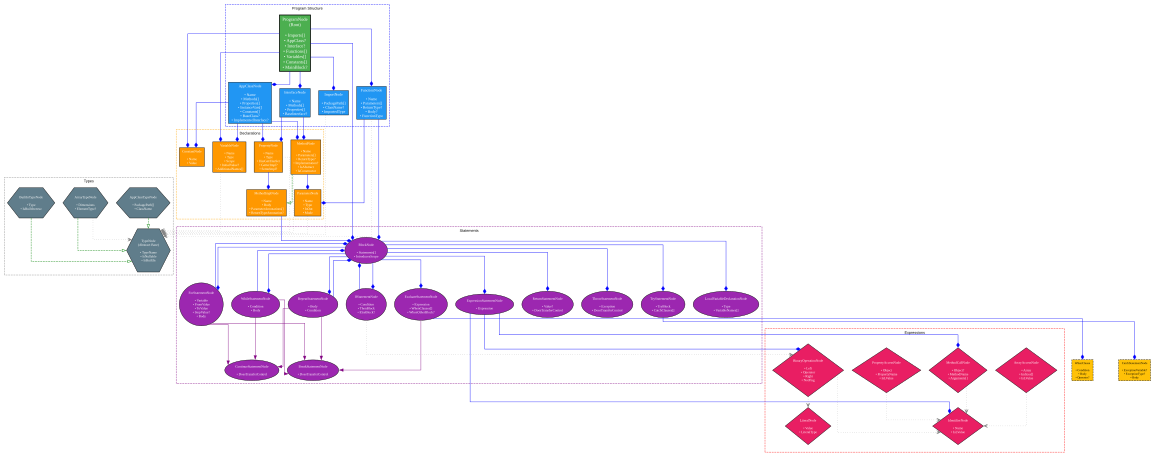

Source code (Python):
#!/usr/bin/env python3
"""
AST Node Hierarchy Chart Generator v1.1 for AppRefiner Self-Hosted Parser

Based on V1 with targeted fixes:
- Better edge routing to avoid misleading connections
- Connect BreakStatementNode to loop constructs
- Keep the clean, organized layout from V1
"""

import graphviz
import os
from typing import Dict, List, Tuple

def create_ast_hierarchy_chart():
    """Create AST hierarchy chart v1.1 - V1 with targeted improvements."""
    
    # Create a new directed graph with V1's successful attributes
    dot = graphviz.Digraph(
        name='ast_hierarchy_v1_1',
        comment='PeopleCode Self-Hosted Parser AST Node Hierarchy v1.1',
        format='svg'
    )
    
    # Keep V1's proven layout settings
    dot.attr(
        rankdir='TB',  # Top to bottom layout
        size='12,8',   # Max size in inches (roughly 1200x800px)
        ratio='compress',
        bgcolor='white',
        fontname='Arial',
        fontsize='10',
        splines='ortho',  # Keep orthogonal edges but with better routing
        nodesep='0.3',   # V1's spacing
        ranksep='0.4',   # V1's spacing
        concentrate='false'  # Don't merge edges for clearer routing
    )
    
    # Keep V1's successful node styles exactly
    node_styles = {
        'root': {
            'shape': 'box',
            'style': 'filled,bold',
            'fillcolor': '#4CAF50',
            'fontcolor': 'white',
            'fontsize': '12'
        },
        'program_component': {
            'shape': 'box',
            'style': 'filled',
            'fillcolor': '#2196F3',
            'fontcolor': 'white',
            'fontsize': '10'
        },
        'declaration': {
            'shape': 'box',
            'style': 'filled',
            'fillcolor': '#FF9800',
            'fontcolor': 'white',
            'fontsize': '9'
        },
        'statement': {
            'shape': 'ellipse',
            'style': 'filled',
            'fillcolor': '#9C27B0',
            'fontcolor': 'white',
            'fontsize': '9'
        },
        'expression': {
            'shape': 'diamond',
            'style': 'filled',
            'fillcolor': '#E91E63',
            'fontcolor': 'white',
            'fontsize': '9'
        },
        'type': {
            'shape': 'hexagon',
            'style': 'filled',
            'fillcolor': '#607D8B',
            'fontcolor': 'white',
            'fontsize': '9'
        },
        'utility': {
            'shape': 'box',
            'style': 'filled,dashed',
            'fillcolor': '#FFC107',
            'fontcolor': 'black',
            'fontsize': '8'
        }
    }
    
    # Keep V1's edge styles, add one for control flow
    edge_styles = {
        'contains': {'color': 'blue', 'style': 'solid', 'arrowhead': 'diamond'},
        'implements': {'color': 'green', 'style': 'dashed', 'arrowhead': 'empty'},
        'references': {'color': 'gray', 'style': 'dotted', 'arrowhead': 'vee'},
        'control_flow': {'color': 'purple', 'style': 'solid', 'arrowhead': 'normal'}  # New for break/continue
    }
    
    # Keep V1's successful node definitions with minor additions
    nodes = [
        # Root node - same as V1
        ('ProgramNode', 'root', 'ProgramNode\\n(Root)\\n\\n• Imports[]\\n• AppClass?\\n• Interface?\\n• Functions[]\\n• Variables[]\\n• Constants[]\\n• MainBlock?'),
        
        # Program-level components (second tier) - same as V1
        ('ImportNode', 'program_component', 'ImportNode\\n\\n• PackagePath[]\\n• ClassName?\\n• ImportedType'),
        ('AppClassNode', 'program_component', 'AppClassNode\\n\\n• Name\\n• Methods[]\\n• Properties[]\\n• InstanceVars[]\\n• Constants[]\\n• BaseClass?\\n• ImplementedInterface?'),
        ('InterfaceNode', 'program_component', 'InterfaceNode\\n\\n• Name\\n• Methods[]\\n• Properties[]\\n• BaseInterface?'),
        ('FunctionNode', 'program_component', 'FunctionNode\\n\\n• Name\\n• Parameters[]\\n• ReturnType?\\n• Body?\\n• FunctionType'),
        
        # Declaration nodes (third tier) - same as V1
        ('MethodNode', 'declaration', 'MethodNode\\n\\n• Name\\n• Parameters[]\\n• ReturnType?\\n• Implementation?\\n• IsAbstract\\n• IsConstructor'),
        ('PropertyNode', 'declaration', 'PropertyNode\\n\\n• Name\\n• Type\\n• HasGet/HasSet\\n• GetterImpl?\\n• SetterImpl?'),
        ('VariableNode', 'declaration', 'VariableNode\\n\\n• Name\\n• Type\\n• Scope\\n• InitialValue?\\n• AdditionalNames[]'),
        ('ConstantNode', 'declaration', 'ConstantNode\\n\\n• Name\\n• Value'),
        ('ParameterNode', 'declaration', 'ParameterNode\\n\\n• Name\\n• Type\\n• IsOut\\n• Mode'),
        ('MethodImplNode', 'declaration', 'MethodImplNode\\n\\n• Name\\n• Body\\n• ParameterAnnotations[]\\n• ReturnTypeAnnotation?'),
        
        # Core statement nodes - same as V1
        ('BlockNode', 'statement', 'BlockNode\\n\\n• Statements[]\\n• IntroducesScope'),
        ('IfStatementNode', 'statement', 'IfStatementNode\\n\\n• Condition\\n• ThenBlock\\n• ElseBlock?'),
        ('ForStatementNode', 'statement', 'ForStatementNode\\n\\n• Variable\\n• FromValue\\n• ToValue\\n• StepValue?\\n• Body'),
        ('WhileStatementNode', 'statement', 'WhileStatementNode\\n\\n• Condition\\n• Body'),
        ('RepeatStatementNode', 'statement', 'RepeatStatementNode\\n\\n• Body\\n• Condition'),
        ('EvaluateStatementNode', 'statement', 'EvaluateStatementNode\\n\\n• Expression\\n• WhenClauses[]\\n• WhenOtherBlock?'),
        ('TryStatementNode', 'statement', 'TryStatementNode\\n\\n• TryBlock\\n• CatchClauses[]'),
        
        # Control flow statements
        ('ReturnStatementNode', 'statement', 'ReturnStatementNode\\n\\n• Value?\\n• DoesTransferControl'),
        ('ThrowStatementNode', 'statement', 'ThrowStatementNode\\n\\n• Exception\\n• DoesTransferControl'),
        ('BreakStatementNode', 'statement', 'BreakStatementNode\\n\\n• DoesTransferControl'),
        ('ContinueStatementNode', 'statement', 'ContinueStatementNode\\n\\n• DoesTransferControl'),
        ('ExpressionStatementNode', 'statement', 'ExpressionStatementNode\\n\\n• Expression'),
        ('LocalVariableDeclarationNode', 'statement', 'LocalVariableDeclarationNode\\n\\n• Type\\n• VariableNames[]'),
        
        # Key expression nodes - same as V1
        ('BinaryOperationNode', 'expression', 'BinaryOperationNode\\n\\n• Left\\n• Operator\\n• Right\\n• NotFlag'),
        ('MethodCallNode', 'expression', 'MethodCallNode\\n\\n• Object?\\n• MethodName\\n• Arguments[]'),
        ('LiteralNode', 'expression', 'LiteralNode\\n\\n• Value\\n• LiteralType'),
        ('IdentifierNode', 'expression', 'IdentifierNode\\n\\n• Name\\n• IsLValue'),
        ('ArrayAccessNode', 'expression', 'ArrayAccessNode\\n\\n• Array\\n• Indices[]\\n• IsLValue'),
        ('PropertyAccessNode', 'expression', 'PropertyAccessNode\\n\\n• Object\\n• PropertyName\\n• IsLValue'),
        
        # Type nodes - same as V1
        ('TypeNode', 'type', 'TypeNode\\n(Abstract Base)\\n\\n• TypeName\\n• IsNullable\\n• IsBuiltIn'),
        ('BuiltInTypeNode', 'type', 'BuiltInTypeNode\\n\\n• Type\\n• IsBuiltIn=true'),
        ('ArrayTypeNode', 'type', 'ArrayTypeNode\\n\\n• Dimensions\\n• ElementType?'),
        ('AppClassTypeNode', 'type', 'AppClassTypeNode\\n\\n• PackagePath[]\\n• ClassName'),
        
        # Utility nodes - same as V1
        ('CatchStatementNode', 'utility', 'CatchStatementNode\\n\\n• ExceptionVariable?\\n• ExceptionType?\\n• Body'),
        ('WhenClause', 'utility', 'WhenClause\\n\\n• Condition\\n• Body\\n• Operator?'),
    ]
    
    # Add all nodes to the graph
    for node_id, style_key, label in nodes:
        dot.node(node_id, label, **node_styles[style_key])
    
    # Keep most of V1's relationships, with targeted fixes
    relationships = [
        # Program root contains major components - keep V1's structure
        ('ProgramNode', 'ImportNode', 'contains'),
        ('ProgramNode', 'AppClassNode', 'contains'),
        ('ProgramNode', 'InterfaceNode', 'contains'),
        ('ProgramNode', 'FunctionNode', 'contains'),
        ('ProgramNode', 'VariableNode', 'contains'),
        ('ProgramNode', 'ConstantNode', 'contains'),
        ('ProgramNode', 'BlockNode', 'contains'),  # MainBlock
        
        # Class/Interface structure - same as V1
        ('AppClassNode', 'MethodNode', 'contains'),
        ('AppClassNode', 'PropertyNode', 'contains'),
        ('AppClassNode', 'VariableNode', 'contains'),
        ('AppClassNode', 'ConstantNode', 'contains'),
        ('InterfaceNode', 'MethodNode', 'contains'),
        ('InterfaceNode', 'PropertyNode', 'contains'),
        
        # Method/Function structure - same as V1
        ('FunctionNode', 'ParameterNode', 'contains'),
        ('FunctionNode', 'TypeNode', 'references'),  # ReturnType
        ('FunctionNode', 'BlockNode', 'contains'),   # Body
        ('MethodNode', 'ParameterNode', 'contains'),
        ('MethodNode', 'TypeNode', 'references'),    # ReturnType
        ('MethodNode', 'MethodImplNode', 'implements'),
        
        # Implementation structure - same as V1
        ('MethodImplNode', 'BlockNode', 'contains'), # Body
        ('PropertyNode', 'TypeNode', 'references'),
        ('PropertyNode', 'MethodImplNode', 'contains'), # Getter/Setter
        ('VariableNode', 'TypeNode', 'references'),
        ('ParameterNode', 'TypeNode', 'references'),
        
        # Block contains statements - same as V1
        ('BlockNode', 'IfStatementNode', 'contains'),
        ('BlockNode', 'ForStatementNode', 'contains'),
        ('BlockNode', 'WhileStatementNode', 'contains'),
        ('BlockNode', 'RepeatStatementNode', 'contains'),
        ('BlockNode', 'EvaluateStatementNode', 'contains'),
        ('BlockNode', 'TryStatementNode', 'contains'),
        ('BlockNode', 'ReturnStatementNode', 'contains'),
        ('BlockNode', 'ThrowStatementNode', 'contains'),
        ('BlockNode', 'ExpressionStatementNode', 'contains'),
        ('BlockNode', 'LocalVariableDeclarationNode', 'contains'),
        
        # FIX: Connect control flow statements to loop constructs where they can be used
        ('ForStatementNode', 'BreakStatementNode', 'control_flow'),
        ('ForStatementNode', 'ContinueStatementNode', 'control_flow'),
        ('WhileStatementNode', 'BreakStatementNode', 'control_flow'),
        ('WhileStatementNode', 'ContinueStatementNode', 'control_flow'),
        ('RepeatStatementNode', 'BreakStatementNode', 'control_flow'),
        ('RepeatStatementNode', 'ContinueStatementNode', 'control_flow'),
        ('EvaluateStatementNode', 'BreakStatementNode', 'control_flow'),
        
        # Control structures contain blocks/expressions - same as V1
        ('IfStatementNode', 'BinaryOperationNode', 'references'), # Condition
        ('IfStatementNode', 'BlockNode', 'contains'),
        ('ForStatementNode', 'BlockNode', 'contains'),
        ('WhileStatementNode', 'BlockNode', 'contains'),
        ('RepeatStatementNode', 'BlockNode', 'contains'),
        ('EvaluateStatementNode', 'WhenClause', 'contains'),
        ('TryStatementNode', 'CatchStatementNode', 'contains'),
        
        # Expression relationships - same as V1
        ('ExpressionStatementNode', 'BinaryOperationNode', 'contains'),
        ('ExpressionStatementNode', 'MethodCallNode', 'contains'),
        ('ExpressionStatementNode', 'IdentifierNode', 'contains'),
        ('BinaryOperationNode', 'LiteralNode', 'references'),
        ('BinaryOperationNode', 'IdentifierNode', 'references'),
        ('MethodCallNode', 'IdentifierNode', 'references'),
        ('ArrayAccessNode', 'IdentifierNode', 'references'),
        ('PropertyAccessNode', 'IdentifierNode', 'references'),
        
        # Type hierarchy - same as V1
        ('BuiltInTypeNode', 'TypeNode', 'implements'),
        ('ArrayTypeNode', 'TypeNode', 'implements'),
        ('AppClassTypeNode', 'TypeNode', 'implements'),
        ('ArrayTypeNode', 'TypeNode', 'references'), # ElementType
        
        # Import relationships - same as V1
        ('ImportNode', 'TypeNode', 'references'), # ImportedType
    ]
    
    # Add relationships to graph
    for source, target, rel_type in relationships:
        dot.edge(source, target, **edge_styles[rel_type])
    
    # Keep V1's successful subgraph clustering
    with dot.subgraph(name='cluster_program') as c:
        c.attr(label='Program Structure', style='dashed', color='blue')
        c.node('ProgramNode')
        c.node('ImportNode') 
        c.node('AppClassNode')
        c.node('InterfaceNode')
        c.node('FunctionNode')
    
    with dot.subgraph(name='cluster_declarations') as c:
        c.attr(label='Declarations', style='dashed', color='orange')
        c.node('MethodNode')
        c.node('PropertyNode')
        c.node('VariableNode')
        c.node('ConstantNode')
        c.node('ParameterNode')
        c.node('MethodImplNode')
    
    with dot.subgraph(name='cluster_statements') as c:
        c.attr(label='Statements', style='dashed', color='purple')
        c.node('BlockNode')
        c.node('IfStatementNode')
        c.node('ForStatementNode') 
        c.node('WhileStatementNode')
        c.node('RepeatStatementNode')
        c.node('EvaluateStatementNode')
        c.node('TryStatementNode')
        c.node('ReturnStatementNode')
        c.node('ThrowStatementNode')
        c.node('BreakStatementNode')        # Now connected!
        c.node('ContinueStatementNode')     # Now connected!
        c.node('ExpressionStatementNode')
        c.node('LocalVariableDeclarationNode')
    
    with dot.subgraph(name='cluster_expressions') as c:
        c.attr(label='Expressions', style='dashed', color='red', margin='20')
        c.node('BinaryOperationNode')
        c.node('MethodCallNode')
        c.node('LiteralNode')
        c.node('IdentifierNode')
        c.node('ArrayAccessNode')
        c.node('PropertyAccessNode')
    
    with dot.subgraph(name='cluster_types') as c:
        c.attr(label='Types', style='dashed', color='gray')
        c.node('TypeNode')
        c.node('BuiltInTypeNode')
        c.node('ArrayTypeNode')
        c.node('AppClassTypeNode')
    
    return dot

def create_legend_v1_1():
    """Create legend for v1.1 (same as V1 with control_flow addition)."""
    legend = graphviz.Digraph(name='legend_v1_1', format='svg')
    legend.attr(rankdir='TB', bgcolor='white')
    
    # Same legend nodes as V1
    legend.node('root_legend', 'Root Node\\n(ProgramNode)', 
               shape='box', style='filled,bold', fillcolor='#4CAF50', fontcolor='white')
    legend.node('program_legend', 'Program Components\\n(Import, Class, etc.)', 
               shape='box', style='filled', fillcolor='#2196F3', fontcolor='white')
    legend.node('declaration_legend', 'Declarations\\n(Method, Property, etc.)', 
               shape='box', style='filled', fillcolor='#FF9800', fontcolor='white')
    legend.node('statement_legend', 'Statements\\n(If, For, Block, etc.)', 
               shape='ellipse', style='filled', fillcolor='#9C27B0', fontcolor='white')
    legend.node('expression_legend', 'Expressions\\n(Binary, Method Call, etc.)', 
               shape='diamond', style='filled', fillcolor='#E91E63', fontcolor='white')
    legend.node('type_legend', 'Types\\n(BuiltIn, Array, etc.)', 
               shape='hexagon', style='filled', fillcolor='#607D8B', fontcolor='white')
    
    # Edge legend with addition
    legend.node('edge_legend', 'Edge Types:', shape='plaintext')
    legend.node('contains_legend', 'Contains', shape='plaintext')
    legend.node('implements_legend', 'Implements', shape='plaintext')  
    legend.node('references_legend', 'References', shape='plaintext')
    legend.node('control_legend', 'Can Use (break/continue)', shape='plaintext')  # NEW
    
    legend.edge('edge_legend', 'contains_legend', color='blue', style='solid', arrowhead='diamond')
    legend.edge('edge_legend', 'implements_legend', color='green', style='dashed', arrowhead='empty')
    legend.edge('edge_legend', 'references_legend', color='gray', style='dotted', arrowhead='vee')
    legend.edge('edge_legend', 'control_legend', color='purple', style='solid', arrowhead='normal')  # NEW
    
    return legend

def main():
    """Generate the AST hierarchy chart v1.1."""
    print("Generating AST Node Hierarchy Chart v1.1...")
    
    # Create the main hierarchy chart
    chart = create_ast_hierarchy_chart()
    
    # Create the legend
    legend = create_legend_v1_1()
    
    # Define output directory
    output_dir = os.path.dirname(os.path.abspath(__file__))
    
    try:
        # Render the chart
        chart_path = chart.render(os.path.join(output_dir, 'ast_hierarchy_chart_v1_1'), cleanup=True)
        print(f"Chart v1.1 generated: {chart_path}")
        
        # Render the legend
        legend_path = legend.render(os.path.join(output_dir, 'ast_hierarchy_legend_v1_1'), cleanup=True)
        print(f"Legend v1.1 generated: {legend_path}")
        
        # Also generate PNG versions
        chart.format = 'png'
        chart_png_path = chart.render(os.path.join(output_dir, 'ast_hierarchy_chart_v1_1_png'), cleanup=True)
        print(f"PNG Chart v1.1 generated: {chart_png_path}")
        
        legend.format = 'png'
        legend_png_path = legend.render(os.path.join(output_dir, 'ast_hierarchy_legend_v1_1_png'), cleanup=True)
        print(f"PNG Legend v1.1 generated: {legend_png_path}")
        
        print("\nV1.1 Targeted Improvements:")
        print("+ Connected BreakStatementNode and ContinueStatementNode to loop constructs")
        print("+ Added purple 'control_flow' edges to show break/continue usage")
        print("+ Added ContinueStatementNode (was missing)")
        print("+ Added RepeatStatementNode (was missing)")
        print("+ Set concentrate='false' for clearer edge routing")
        print("= Kept all of V1's successful layout and organization")
        
    except Exception as e:
        print(f"Error generating chart: {e}")
        print("Make sure Graphviz is installed and available in your PATH")
        return 1
    
    return 0

if __name__ == "__main__":
    exit(main())
